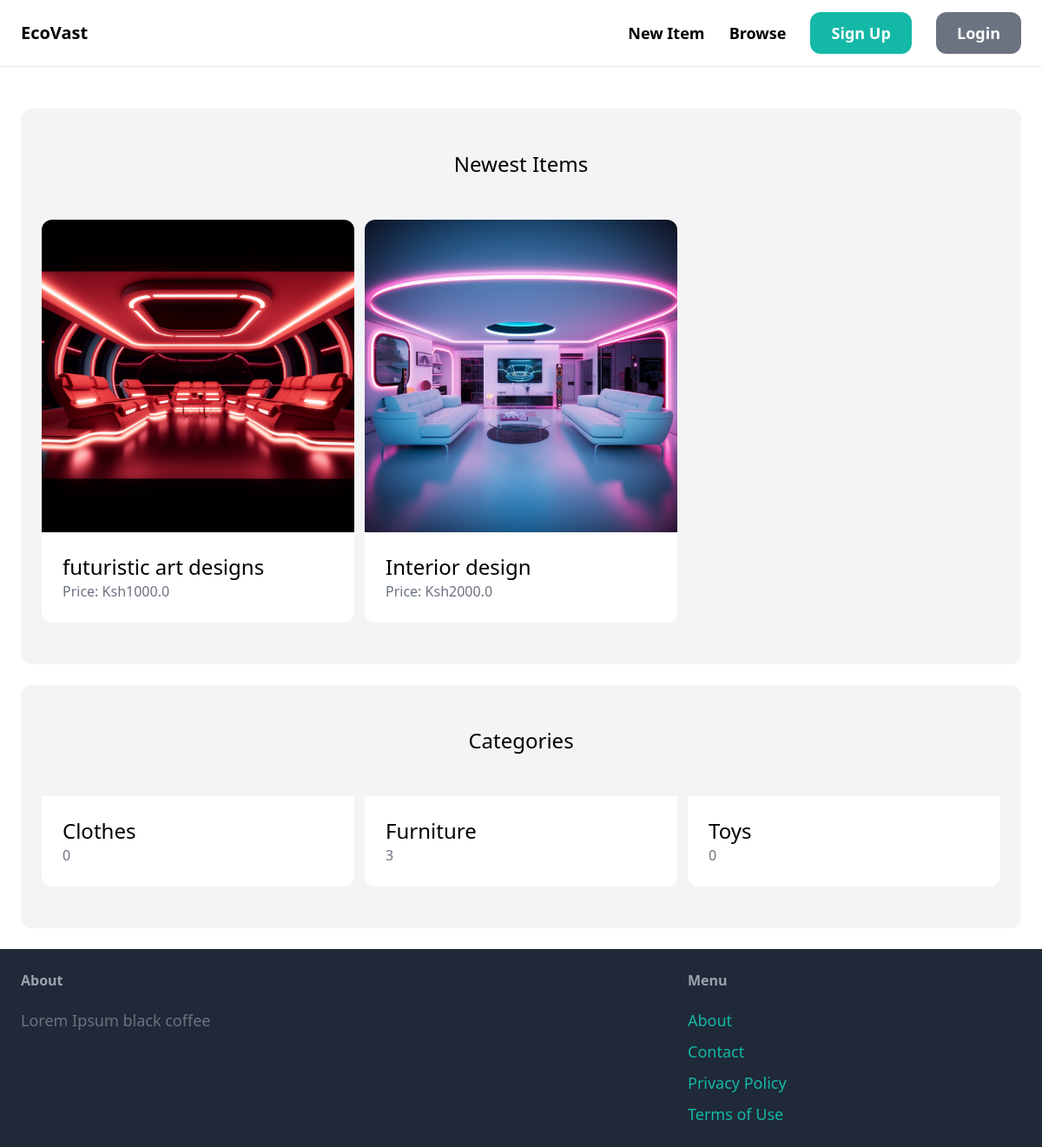
The app's page /, older data.
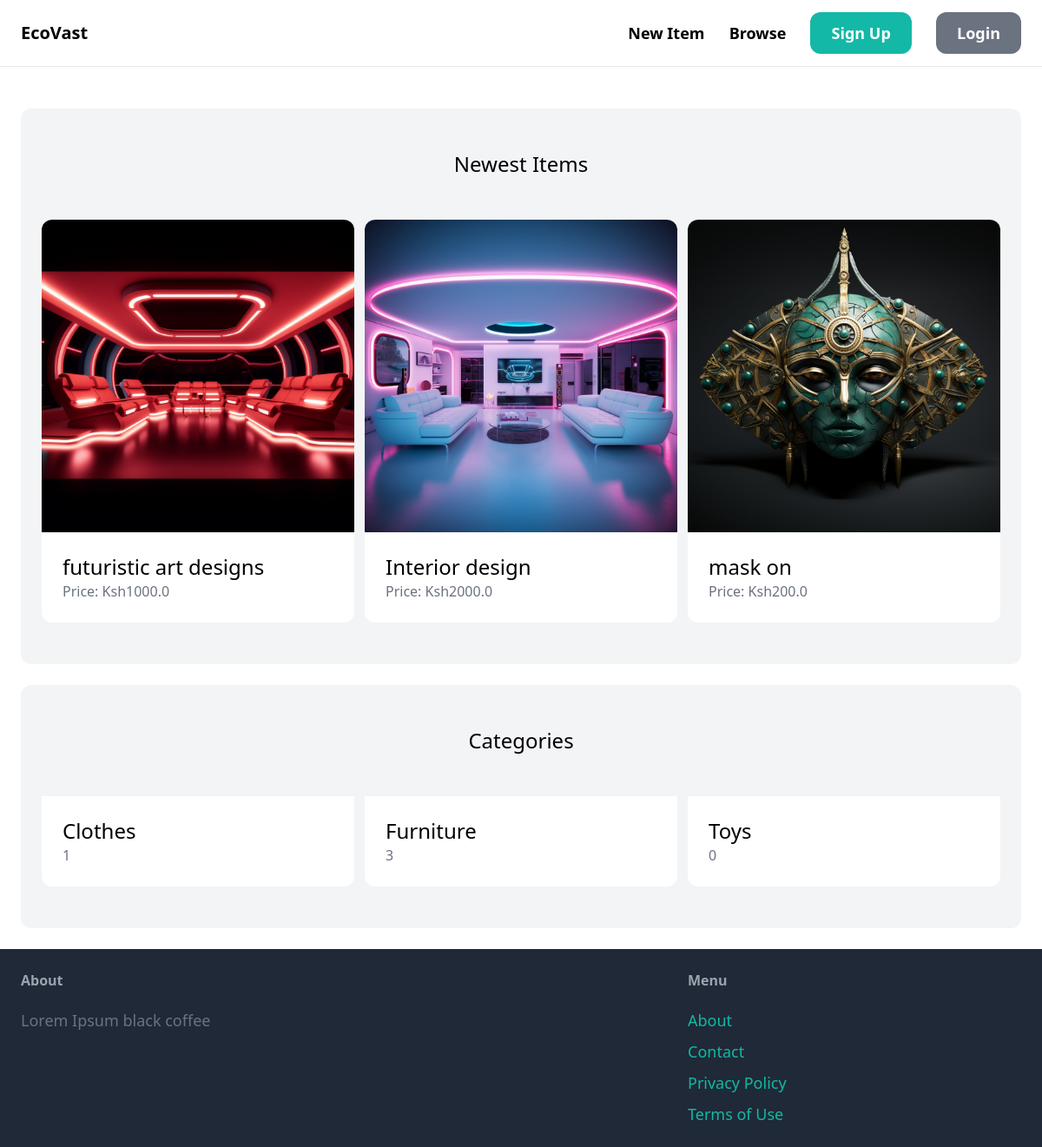
The same page, newer data.
### item/models.py (models this page shows, shortened)
class Item(models.Model):
    category = models.ForeignKey(Category, related_name='items', on_delete=models.CASCADE)
    name = models.CharField(max_length=255)
    description = models.TextField(blank=True, null=True)
    price = models.FloatField()
    image = models.ImageField(upload_to='item_images', blank=True, null=True)
    is_sold = models.BooleanField(default=False)
    created_by = models.ForeignKey(User, related_name='items', on_delete=models.CASCADE)
    created_at = models.DateTimeField(auto_now_add=True)

class Category(models.Model):
    name = models.CharField(max_length=255)
    class Meta:
        ordering = ('name',)
        verbose_name_plural = 'Categories'

### core/views.py (the view)
# urls.py: path('', views.index, name='index'),
def index(request):
    items = Item.objects.filter(is_sold=False)[0:20] # to get 1-20
    categories = Category.objects.all() # to get all categories
    return render(request, 'core/index.html', {
        'categories':categories,
        'items': items,
    })

### core/templates/core/index.html (shortened to what this page needs)
{% extends 'core/base.html'%}
{% block content%}
    <div class="mt-6 px-6 py-12 bg-gray-100 rounded-xl">
        <h2 class="mb-12 text-2xl text-center">Newest Items</h2>
        <div class="grid grid-cols-3 gap-3">
            {% for item in items%}
                <div>
                    <a href="{% url 'item:detail' item.id%}">
                        <div>
                            <img src="{{ item.image.url }}" class="rounded-t-xl">
                        </div>
                        <div class="p-6 bg-white rounded-b-xl">
                            <h2 class="text-2xl">{{ item.name }}</h2>
                            <p class="text-gray-500">Price: Ksh{{ item.price }}</p>
                        </div>
                    </a>
                </div>
            {% endfor %}
        </div>
    </div>
    <div class="mt-6 px-6 py-12 bg-gray-100 rounded-xl">
        <h2 class="mb-12 text-2xl text-center"> Categories </h2>
        <div class="grid grid-cols-3 gap-3">
            {% for category in categories %}
            <div>
                <a href="#">
                    <div class="p-6 bg-white rounded-b-xl">
                        <h2 class="text-2xl">{{ category.name }}</h2>
                        <p class="text-gray-500">{{ category.items.count}}</p>
                    </div>
                </a>
            </div>
            {% endfor %}
        </div>
    </div>
{% endblock%}

### core/templates/core/base.html (shortened to what this page needs)
<!DOCTYPE html>
<html lang="en">
<head>
    <script src="https://cdn.tailwindcss.com"></script>
</head>
<body>
    <nav class="py-6 px-6 flex justify-between items-center border-b border-gray-200">
        <a href="/" class="text-xl font-semibold"> EcoVast </a>
        <div class="space-x-6">
            <a href="{% url 'item:new' %}" class="text-lg font-semibold hover:text-gray-500">New Item</a>
            <a href="{% url 'item:items' %}" class="text-lg font-semibold hover:text-gray-500">Browse</a>
            {% if request.user.is_authenticated %}
            <a href="{% url 'communication:inbox' %}" class="px-6 py-3 text-lg font-semibold bg-teal-500 text-white rounded-xl hover:bg-teal-700">Inbox</a>
            <a href="{% url 'dashboard:index' %}" class="px-6 py-3 text-lg font-semibold bg-gray-500 text-white rounded-xl hover:bg-gray-700">Dashboard</a>
            {% else %}
            <a href="{% url 'core:signup' %}" class="px-6 py-3 text-lg font-semibold bg-teal-500 text-white rounded-xl hover:bg-teal-700">Sign Up</a>
            <a href="{% url 'core:login' %}" class="px-6 py-3 text-lg font-semibold bg-gray-500 text-white rounded-xl hover:bg-gray-700">Login</a>
            {% endif %}
        </div>
    </nav>
    <div class="px-6 py-6">
        {% block content%}
        {% endblock %}
    </div>
    <footer class="py-6 px-6 flex justify-between bg-gray-800">
        <div class="w-2/3 pr-10">
            <h3 class="mb-5 font-semibold text-gray-400"> About </h3>
            <p class="text-lg text-gray-500">Lorem Ipsum black coffee</p>
        </div>
        <div class="w-1/3">
            <h3 class="mb-5 font-semibold text-gray-400">Menu</h3>
            <ul class="space-y-2">
                <li><a href="#" class="text-lg text-teal-500 hover:text-teal-700">About</a></li>
                <li><a href="{% url 'core:contact' %}" class="text-lg text-teal-500 hover:text-teal-700">Contact</a></li>
                <li><a href="#" class="text-lg text-teal-500 hover:text-teal-700">Privacy Policy</a></li>
                <li><a href="#" class="text-lg text-teal-500 hover:text-teal-700">Terms of Use</a></li>
            </ul>
        </div>
    </footer>
</body>
</html>

Row changes from the older to the newer data that the page shows:
added Item: image (picture), name "mask on", price "200.0"
computed for Category "Clothes": items.count "0" → "1"
